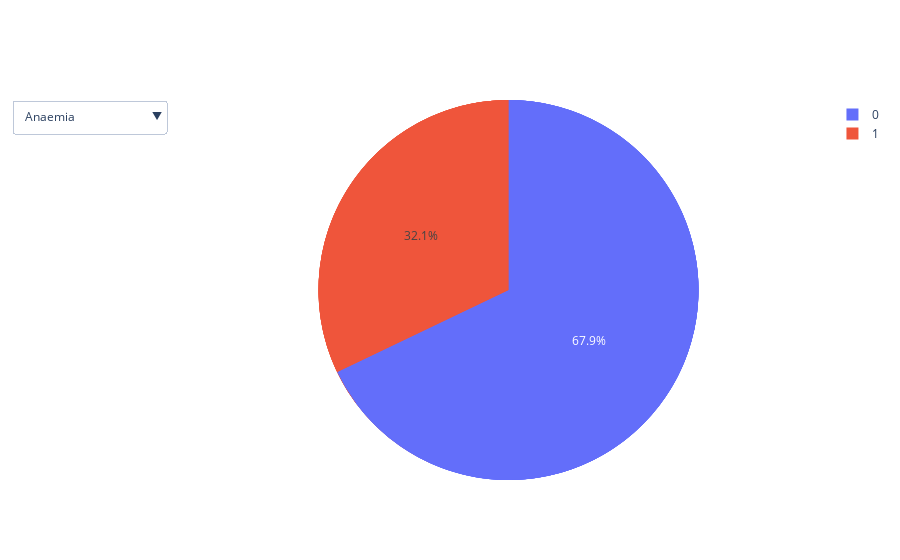

The code cell stored with this chart in its notebook:
### Markdown cell above
##### The data is slightly imbalanced. We will have to deal with this later on during data modeling.

### Code cell
print("Select through the drop down menu to view related pie charts.")
fig = go.Figure()
col_list = ['anaemia','diabetes','high_blood_pressure','sex','smoking']
for col in col_list:
    temp = dict(data[col].value_counts())
    fig.add_trace(
      go.Pie(
          labels = list(temp.keys()),
          values =  list(temp.values())
      )
  )

fig.update_layout(
    updatemenus=[go.layout.Updatemenu(
        active=0,
        buttons=list(
            [dict(label = 'Anaemia',
                  method = 'update',
                  args = [{'visible': [True, False, False, False, False]}, 
                          {'title': 'Anaemia',
                           'showlegend':True}]),
             dict(label = 'Diabetes',
                  method = 'update',
                  args = [{'visible': [False, True, False, False, False]},
                          {'title': 'Diabetes',
                           'showlegend':True}]),
             dict(label = 'High Blood Pressure',
                  method = 'update',
                  args = [{'visible': [False,False, True, False, False]},
                          {'title': 'High Blood Pressure',
                           'showlegend':True}]),
             dict(label = 'Sex',
                  method = 'update',
                  args = [{'visible': [False, False,False,True, False]},
                          {'title': 'Sex',
                           'showlegend':True}]),
             dict(label = 'Smoking',
                  method = 'update',
                  args = [{'visible': [False,False, False, False, True]},
                          {'title': 'Smoking',
                           'showlegend':True}]),
            ])
        )
    ])

fig.show()

### Figure 1 — Plotly figure (JSON) as saved in the notebook; plotly's stock layout.template omitted (floating-point values rounded to 4 significant figures)
{"data": [{"labels": [0, 1], "type": "pie", "values": [170, 129]}, {"labels": [0, 1], "type": "pie", "values": [174, 125]}, {"labels": [0, 1], "type": "pie", "values": [194, 105]}, {"labels": [1, 0], "type": "pie", "values": [105, 194]}, {"labels": [0, 1], "type": "pie", "values": [203, 96]}], "layout": {"updatemenus": [{"active": 0, "buttons": [{"args": [{"visible": [true, false, false, false, false]}, {"showlegend": true, "title": "Anaemia"}], "label": "Anaemia", "method": "update"}, {"args": [{"visible": [false, true, false, false, false]}, {"showlegend": true, "title": "Diabetes"}], "label": "Diabetes", "method": "update"}, {"args": [{"visible": [false, false, true, false, false]}, {"showlegend": true, "title": "High Blood Pressure"}], "label": "High Blood Pressure", "method": "update"}, {"args": [{"visible": [false, false, false, true, false]}, {"showlegend": true, "title": "Sex"}], "label": "Sex", "method": "update"}, {"args": [{"visible": [false, false, false, false, true]}, {"showlegend": true, "title": "Smoking"}], "label": "Smoking", "method": "update"}]}]}}
